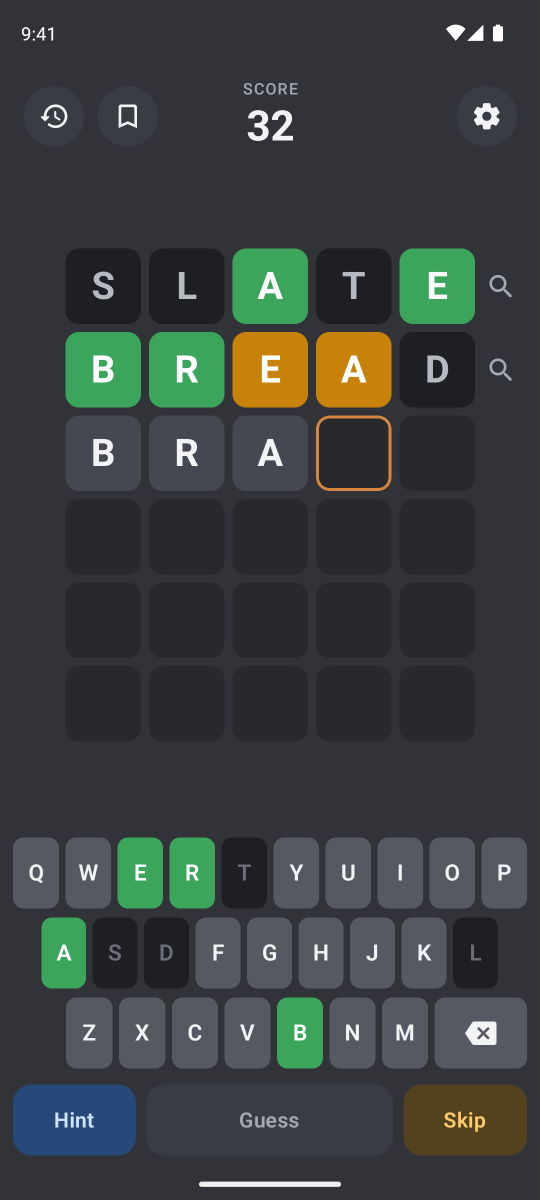
#> input picture store/screenshots/raw/01_board.png, 1080 x 2400 px (shown at 1/2 size); its folder holds 4 pictures in this run
$ python compose.py
#> lines starting #> are read from the running program, lines starting #| are printed output that depends on the picture; after the words box and inside, x2 and y2 are one past the last pixel; in counts of white or black regions, pixels touching at a corner belong together
from PIL import Image, ImageDraw, ImageFont, ImageFilter
import os, sys

RAW = "../raw"; OUT = ".."  # run from this tools/ directory
W, H = 1080, 1920
BG_TOP, BG_BOT = (30, 31, 34), (49, 51, 56)
ACCENT = (212, 133, 64)
HN = "/System/Library/Fonts/HelveticaNeue.ttc"
title_font = ImageFont.truetype(HN, 64, index=1)
sub_font = ImageFont.truetype(HN, 36, index=0)

SHOTS = [
  ("01_board",       "Find the mystery word",   "Six tries. Green is right, gold is close."),
  ("02_won",         "Score big for fast solves","Fewer guesses earn more points."),
  ("03_hint",        "Stuck? Take a hint",       "Reveal a letter or rule some out."),
  ("04_six_letters", "Pick your challenge",      "Play with 4, 5 or 6 letter words."),
  ("05_history",     "Every game, remembered",   "Review your guesses and results."),
  ("06_definition",  "Learn what words mean",    "Tap any word for its definition."),
  ("07_bookmarks",   "Save words for later",     "Bookmark favorites to revisit."),
  ("08_settings",    "Track your stats",         "Scores, averages and preferences."),
]

def gradient():
    img = Image.new("RGB", (W, H))
    px = img.load()
    for y in range(H):
        t = y / (H - 1)
        c = tuple(int(BG_TOP[i] + (BG_BOT[i] - BG_TOP[i]) * t) for i in range(3))
        for x in range(W): px[x, y] = c
    return img

def rounded_mask(size, r):
    m = Image.new("L", size, 0)
    ImageDraw.Draw(m).rounded_rectangle([0, 0, size[0]-1, size[1]-1], r, fill=255)
    return m

def compose(name, title, sub):
#> called with name = '01_board', title = 'Find the mystery word'
    shot = Image.open(f"{RAW}/{name}.png").convert("RGB")
    canvas = gradient()
#> in gradient, `img = Image.new("RGB", (W, H))`: img: PIL image 1080x1920 RGB; every value is 0
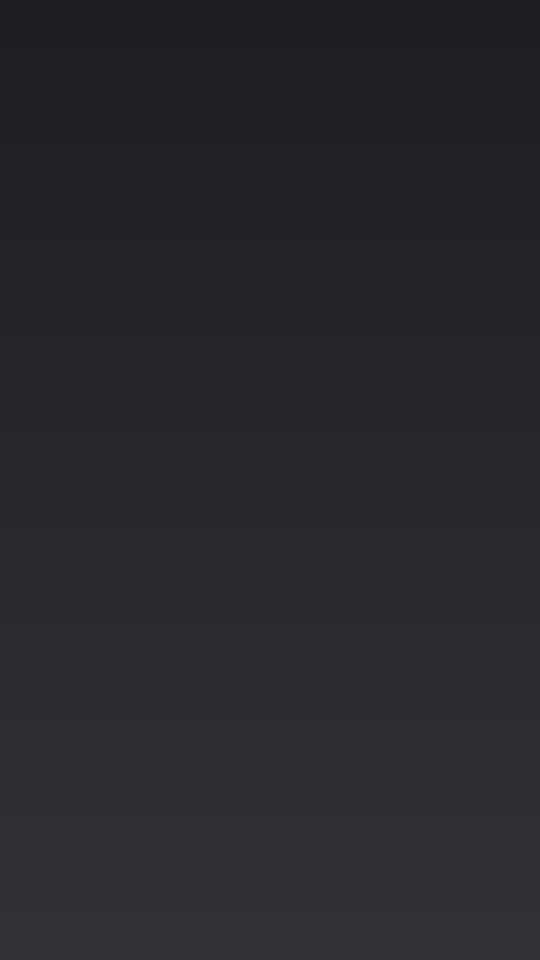
#> canvas: PIL image 1080x1920 RGB (shown at 1/2 size); mean R, G, B 39, 40.5, 44.5
    d = ImageDraw.Draw(canvas)

    # caption block
    tw = d.textlength(title, font=title_font); d.text(((W-tw)/2, 96), title, font=title_font, fill=(242, 243, 245))
#> after `tw = d.textlength(title, font=title_font)`: tw = 716.7
    sw = d.textlength(sub, font=sub_font);     d.text(((W-sw)/2, 184), sub, font=sub_font, fill=(163, 169, 178))
#> after `sw = d.textlength(sub, font=sub_font)`: sw = 669.9
    d.rounded_rectangle([W/2-30, 256, W/2+30, 262], 3, fill=ACCENT)

    # device: screen scaled to 720 wide, bezel around it, shadow beneath
    sw_, sh_ = 720, 1600
    screen = shot.resize((sw_, sh_), Image.LANCZOS)
    bezel = 16; r_screen = 56; r_bezel = r_screen + bezel
    bx, by = (W - sw_)//2 - bezel, 300 - bezel
    bw, bh = sw_ + 2*bezel, sh_ + 2*bezel

    shadow = Image.new("RGBA", (W, H), (0,0,0,0))
#> shadow: PIL image 1080x1920 RGBA; every value is 0
    ImageDraw.Draw(shadow).rounded_rectangle([bx, by+28, bx+bw, by+bh+28], r_bezel, fill=(0,0,0,150))
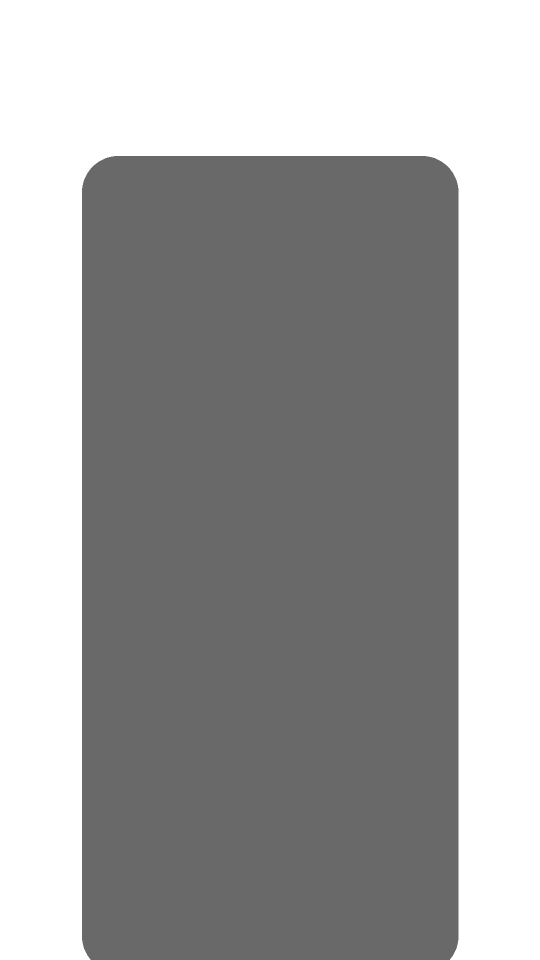
#> shadow: PIL image 1080x1920 RGBA (shown at 1/2 size); mean R, G, B, A 0, 0, 0, 87.4; transparent parts drawn white
    shadow = shadow.filter(ImageFilter.GaussianBlur(34))
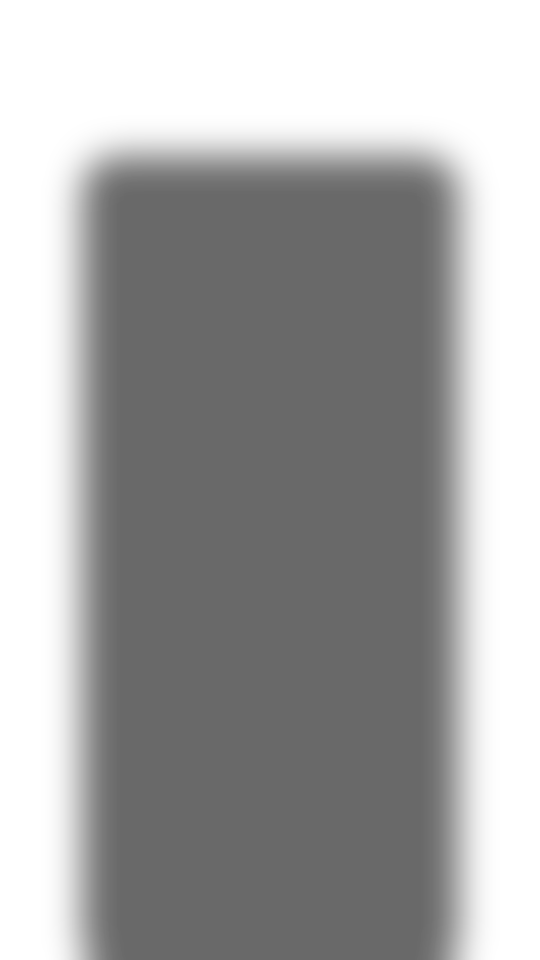
#> shadow: PIL image 1080x1920 RGBA (shown at 1/2 size); mean R, G, B, A 0, 0, 0, 87.4; transparent parts drawn white
    canvas = Image.alpha_composite(canvas.convert("RGBA"), shadow)
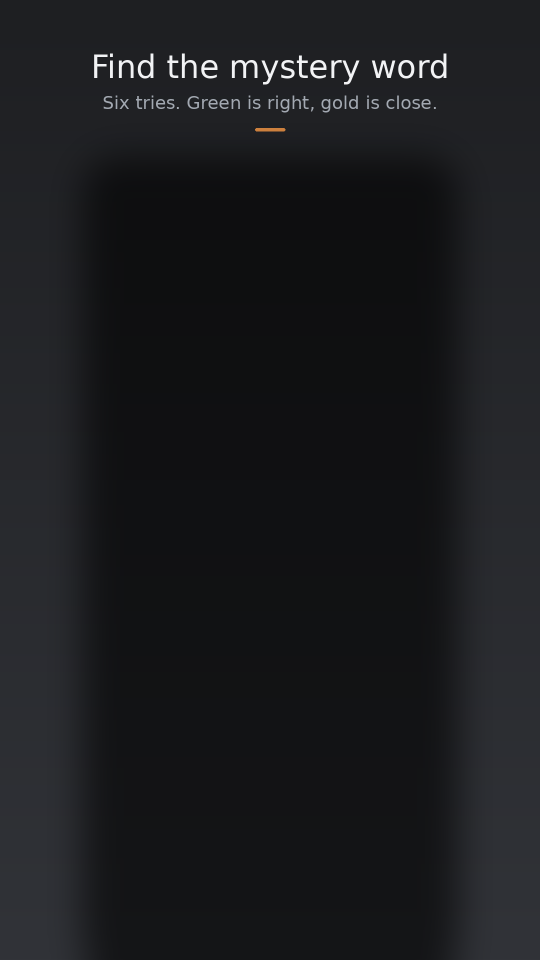
#> canvas: PIL image 1080x1920 RGBA (shown at 1/2 size); mean R, G, B, A 26.3, 27.3, 29.9, 255

    body = Image.new("RGBA", (bw, bh), (0,0,0,0))
#> body: PIL image 752x1632 RGBA; every value is 0
    ImageDraw.Draw(body).rounded_rectangle([0,0,bw-1,bh-1], r_bezel, fill=(16,17,19,255), outline=(70,73,80,255), width=2)
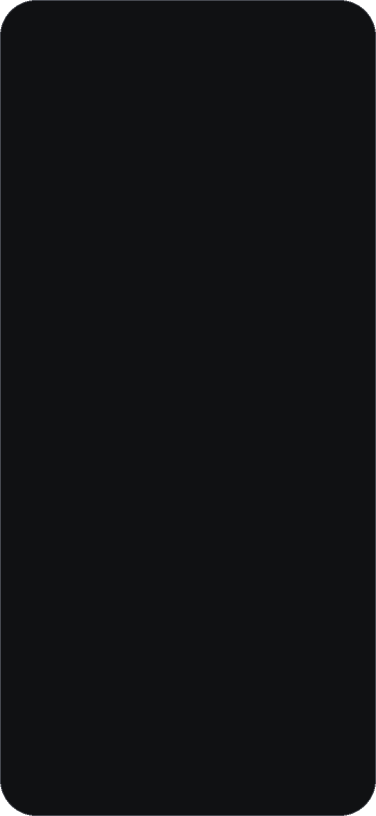
#> body: PIL image 752x1632 RGBA (shown at 1/2 size); mean R, G, B, A 16.3, 17.4, 19.4, 254.1; transparent parts drawn white
    canvas.alpha_composite(body, (bx, by))
    canvas.paste(screen, (bx+bezel, by+bezel), rounded_mask((sw_, sh_), r_screen))
#> in rounded_mask, `m = Image.new("L", size, 0)`: m: PIL image 720x1600 L; every value is 0
#> in rounded_mask, `ImageDraw.Draw(m).rounded_rectangle([0, 0, size[0]-1, size[1]-1], r, f..`:
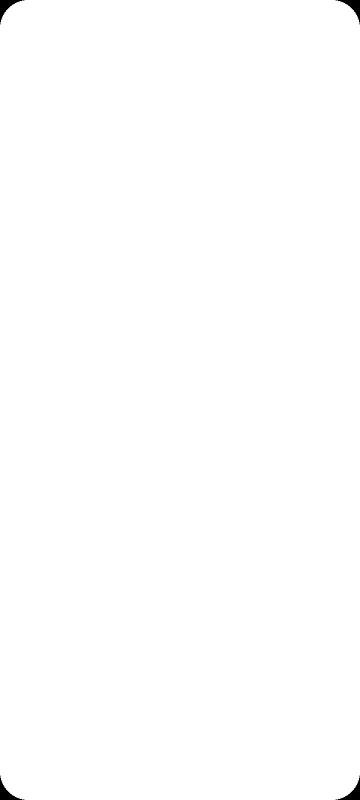
#> m: PIL image 720x1600 L (shown at 1/2 size); 99.8% white; 4 black regions, box (x1, y1, x2, y2) and area: (0, 0, 49, 49) 691, (671, 0, 720, 49) 691, (0, 1551, 49, 1600) 691, (671, 1551, 720, 1600) 691
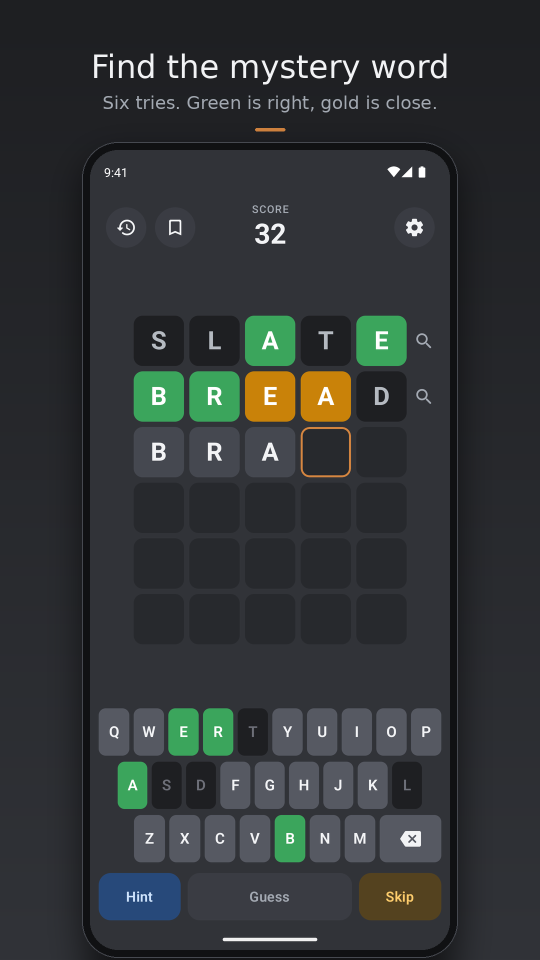
#> canvas: PIL image 1080x1920 RGBA (shown at 1/2 size); mean R, G, B, A 48.6, 52.6, 53.7, 255

    out = canvas.convert("RGB")
    out.save(f"{OUT}/{name}.png", optimize=True)
    print("wrote", name, out.size)
#| wrote 01_board (1080, 1920)

for s in SHOTS: compose(*s)
#> pass 2 of the loop `for s in SHOTS: compose(*s)`:
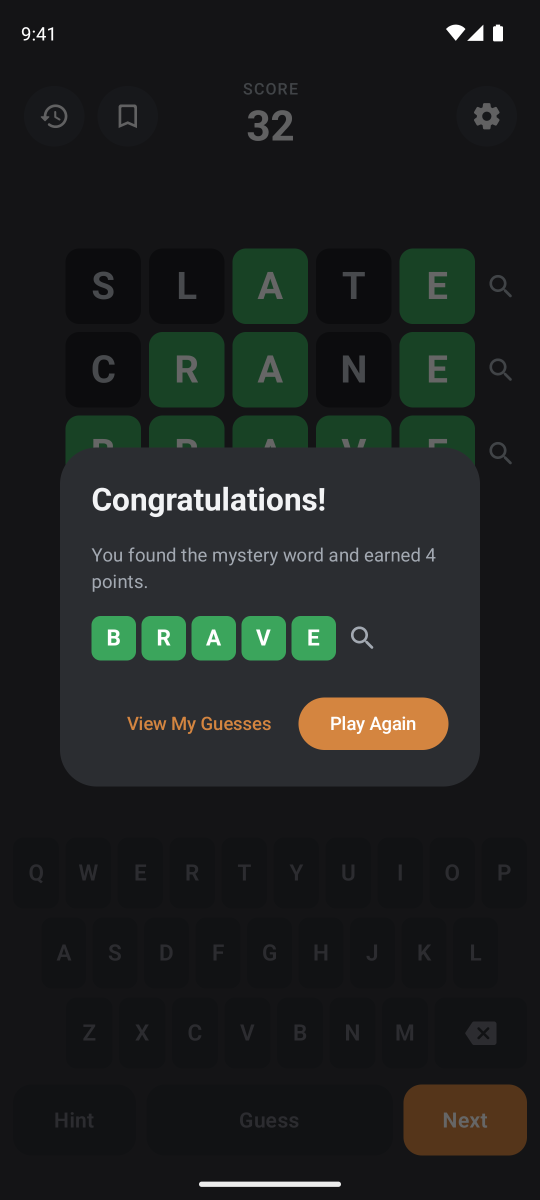
#> input picture store/screenshots/raw/02_won.png, 1080 x 2400 px (shown at 1/2 size)
#> tw = 768.7
#> sw = 595.7
#> in compose (call 2), `canvas = Image.alpha_composite(canvas.convert("RGBA"), shadow)`:
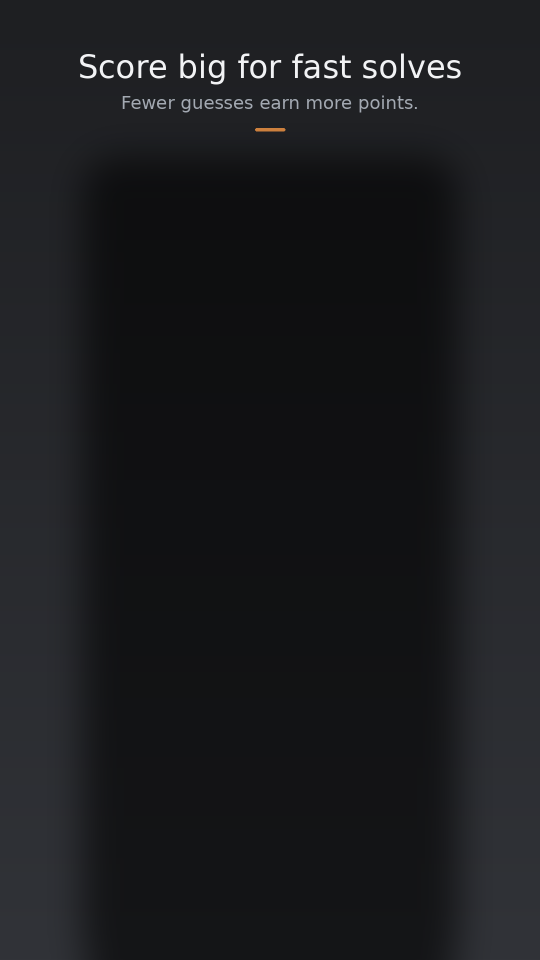
#> canvas: PIL image 1080x1920 RGBA (shown at 1/2 size); mean R, G, B, A 26.4, 27.4, 29.9, 255
#> in compose (call 2), `canvas.paste(screen, (bx+bezel, by+bezel), rounded_mask((sw_, sh_), r_..`:
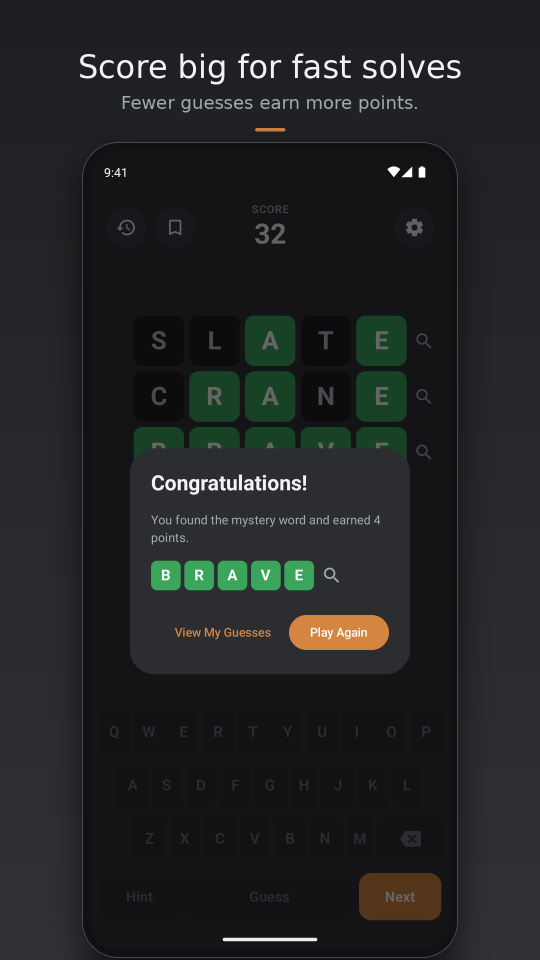
#> canvas: PIL image 1080x1920 RGBA (shown at 1/2 size); mean R, G, B, A 33.4, 35.7, 36.4, 255
#| wrote 02_won (1080, 1920)
#> pass 3 of the loop `for s in SHOTS: compose(*s)`:
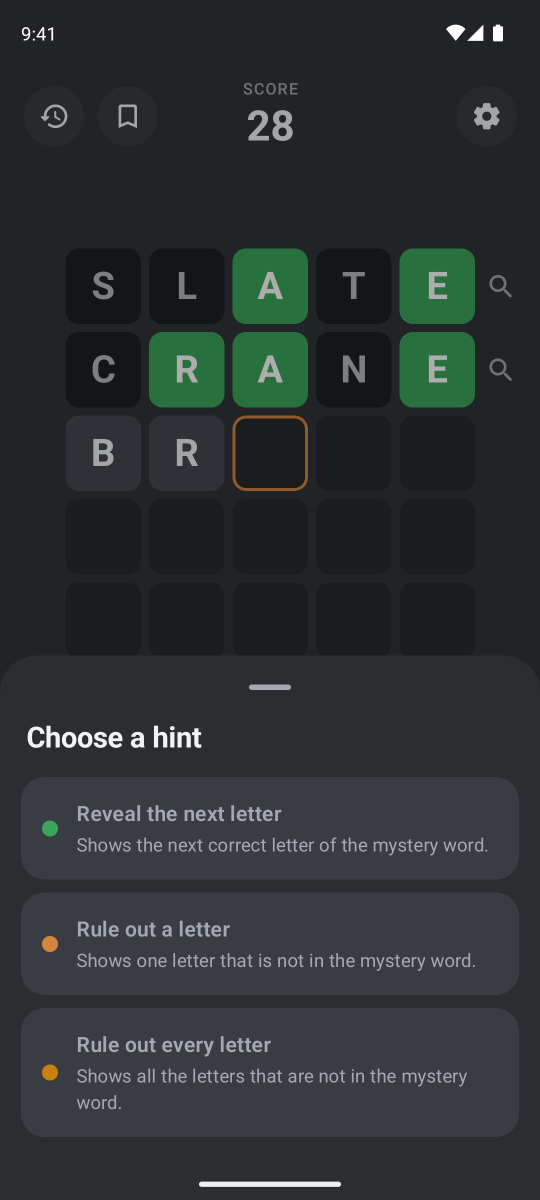
#> input picture store/screenshots/raw/03_hint.png, 1080 x 2400 px (shown at 1/2 size)
#> tw = 578.6
#> sw = 584.1
#> in compose (call 3), `canvas = Image.alpha_composite(canvas.convert("RGBA"), shadow)`:
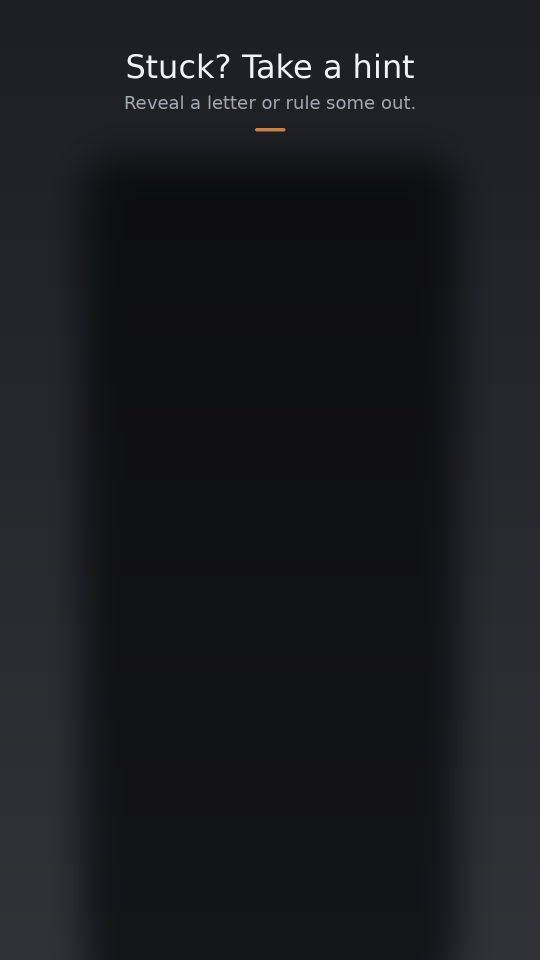
#> canvas: PIL image 1080x1920 RGBA (shown at 1/2 size); mean R, G, B, A 26.1, 27.1, 29.6, 255
#> in compose (call 3), `canvas.paste(screen, (bx+bezel, by+bezel), rounded_mask((sw_, sh_), r_..`:
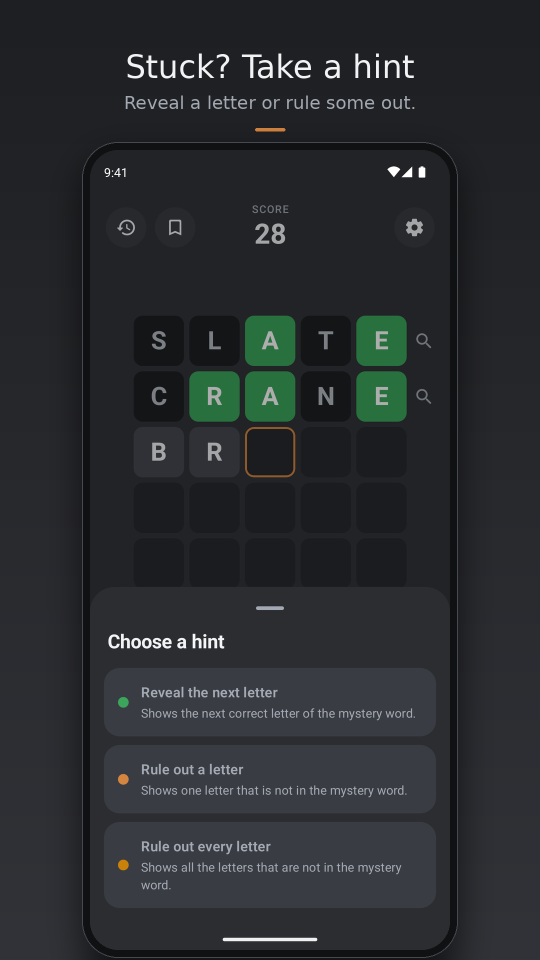
#> canvas: PIL image 1080x1920 RGBA (shown at 1/2 size); mean R, G, B, A 40.9, 44.1, 46.7, 255
#| wrote 03_hint (1080, 1920)
#> (the run stopped early here; a loop or call above may not have finished)
